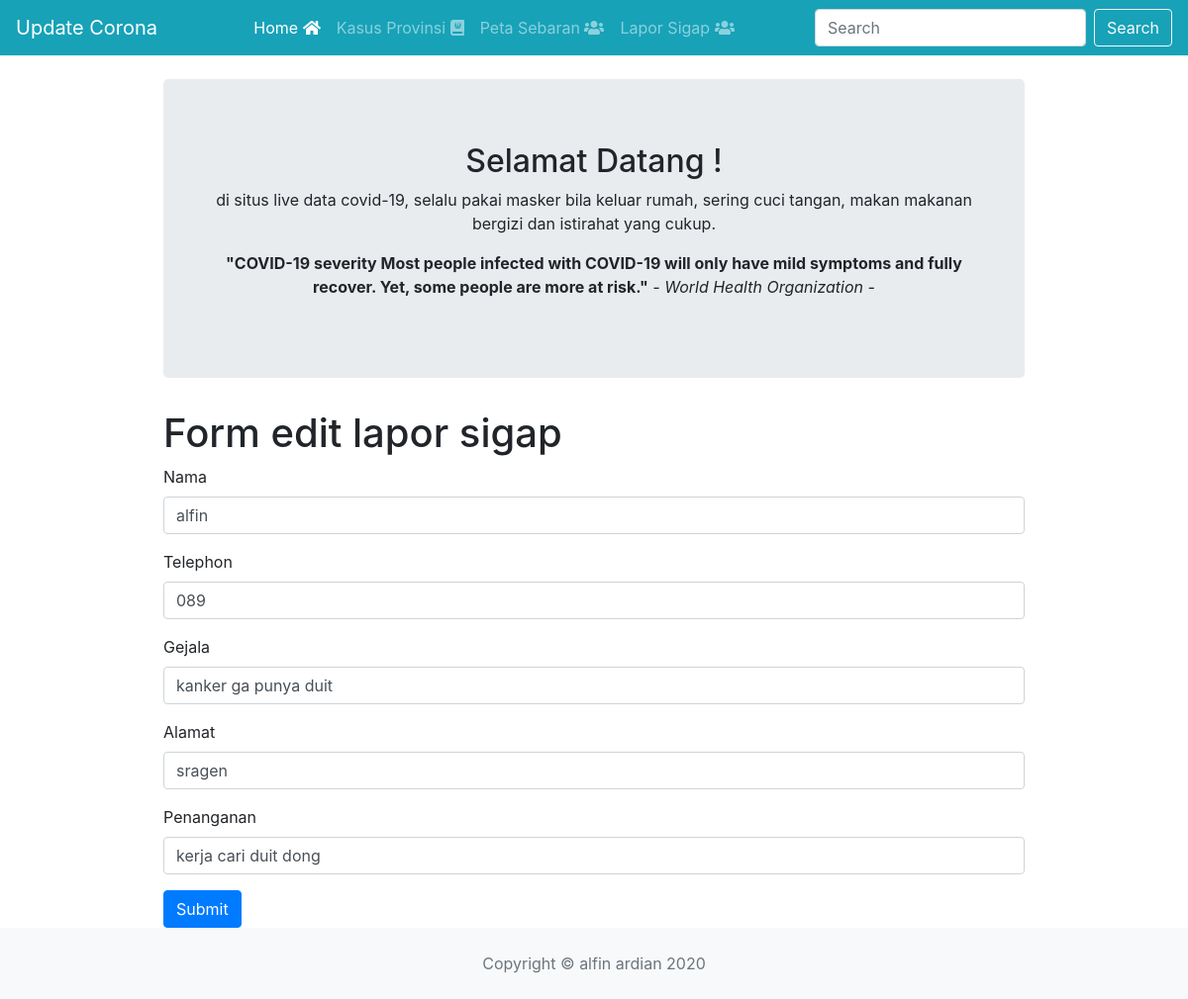
The page /lapor/edit/6 on the database its author committed.
### tables this page shows
CREATE TABLE `tbl_lapor_sigap` (
  `id` int(255) NOT NULL,
  `nama` varchar(255) NOT NULL,
  `telephon` varchar(255) NOT NULL,
  `alamat` varchar(255) NOT NULL,
  `gejala` varchar(255) NOT NULL,
  `penanganan` varchar(255) NOT NULL
);

### application/controllers/Lapor.php (called while the page is built, shortened)
<?php
class Lapor extends CI_Controller
{
    public function __construct()
    {
        $this->load->model('Lapor_model');
    }
    public function edit($id)
    {
        $data['pasien']  = $this->Lapor_model->getById($id);
        $this->load->view('template/header');
        $this->load->view('edit', $data);
        $this->load->view('template/footer');
    }
}

### index.php (called while the page is built, shortened)
<?php
require_once BASEPATH.'core/CodeIgniter.php';

### application/models/Lapor_model.php (called while the page is built, shortened)
<?php
class Lapor_model extends CI_Model
{
    public function getById($id)
    {
        return $this->db->get_where('tbl_lapor_sigap', ['id' => $id])->row();
    }
}

### application/views/edit.php (the view, shortened to what this page needs)
<div class="col-md-12">
    <div class="row">
        <div class="col-md-9 mx-auto">
            <h1>Form edit lapor sigap</h1>
            <form method="post" action="<?= base_url(); ?>lapor/update">
                <div class="form-group">
                    <label for="exampleInputEmail1">Nama</label>
                    <input type="text" class="form-control" name="nama" value="<?= $pasien->nama ?>">
                </div>
                <div class="form-group">
                    <label for="exampleInputEmail1">Telephon</label>
                    <input type="number" class="form-control" name="telephon" value="<?= $pasien->telephon ?>">
                </div>
                <div class="form-group">
                    <label for="exampleInputEmail1">Gejala</label>
                    <input type="text" class="form-control" name="gejala" value="<?= $pasien->gejala ?>">
                </div>
                <div class="form-group">
                    <label for="exampleInputEmail1">Alamat</label>
                    <input type="text" class="form-control" name="alamat" value="<?= $pasien->alamat ?>">
                </div>
                <div class="form-group">
                    <label for="exampleInputEmail1">Penanganan</label>
                    <input type="text" class="form-control" name="penanganan" value="<?= $pasien->penanganan ?>">
                </div>
                <button type="submit" class="btn btn-primary">Submit</button>
            </form>
        </div>
    </div>
</div>

### rows shown on the page
tbl_lapor_sigap: nama "alfin", telephon "089", gejala "kanker ga punya duit", alamat "sragen", penanganan "kerja cari duit dong"
